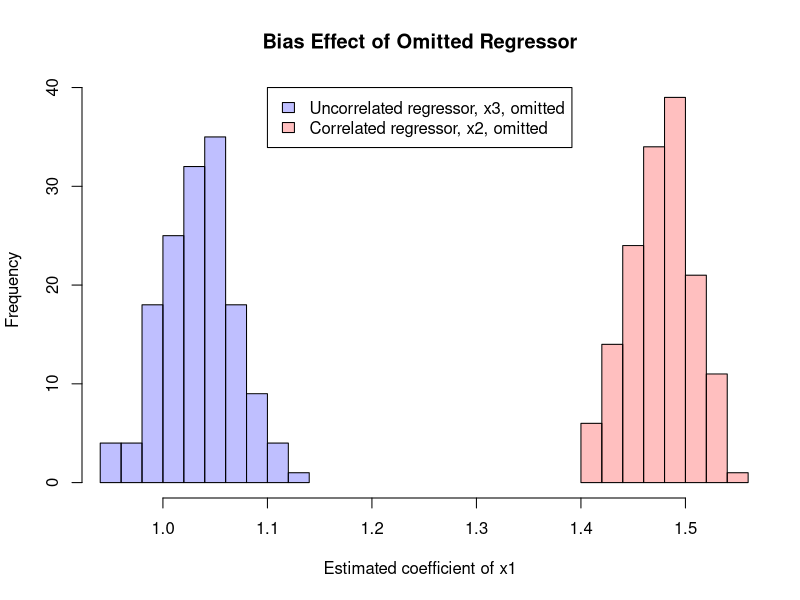
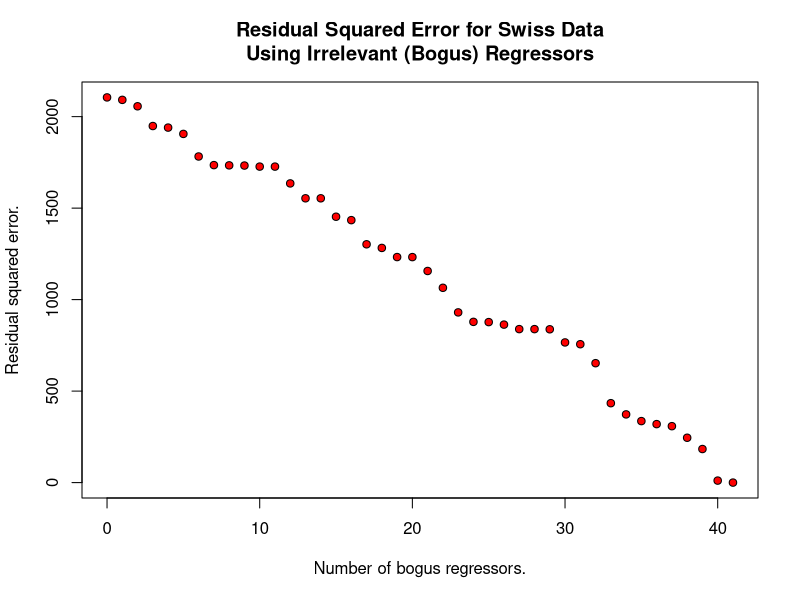

These charts were generated, in order, by the following R code:
## ---- chunk 1
knitr::opts_chunk$set(echo = TRUE)
library(car)
## ---- chunk 2
n = 100; x = rnorm(n); x2 = rnorm(n); x3 = rnorm(n)
y = 1 + x + x2 + x3 + rnorm(n, sd = .1)

ey = resid(lm(y ~ x2 + x3)) # Linear effect of X2 & X3 removed from Y
ex = resid(lm(x ~ x2 + x3)) # Linear effect of X2 & X3 removed from X1

# Slope of X1; beta_1 = 
sum(ey * ex) / sum(ex ^ 2) # Coef beta_1 formula
coef(lm(ey ~ ex - 1)) # Same value as above
# 'Regression through the origin (-1 ) with the linear relationships with the other regressors (X2 &X3 here) removed from both the regressor (X1) and outcome (Y) by taking residuals.'

# Again repeating
coef(lm(y ~ x + x2 + x3))[2] # Coef of X has value same as when effect of other regressors were removed from Y & X (by taking their residuals) and doing a lm through the origin.

## ---- chunk 3
makelms <- function(x1, x2, x3){
  # Simulate a dependent variable, y, as x1 plus a normally distributed error of mean 0 and standard deviation .3.
  y <- x1 + rnorm(length(x1), sd = .3)
  # Find the coefficient of x1 in 3 nested linear models, the first including only the predictor x1, the second x1 and x2, the third x1, x2, and x3.
  c(coef(lm(y ~ x1))[2], 
    coef(lm(y ~ x1 + x2))[2], 
    coef(lm(y ~ x1 + x2 + x3))[2])
}

## ---- chunk 4

# Regressor generation process 1.
rgp1 <- function(){
  print("Processing. Please wait.")
  # number of samples per simulation
  n <- 100
  # number of simulations
  nosim <- 1000
  # set seed for reproducibility
  set.seed(4321)
  # Point A
  x1 <- rnorm(n)
  x2 <- rnorm(n)
  x3 <- rnorm(n)
  # Point B
  betas <- sapply(1 : nosim, function(i)makelms(x1, x2, x3))
  round(apply(betas, 1, var), 5)
}

# Regressor generation process 2.
rgp2 <- function(){
  print("Processing. Please wait.")
  # number of samples per simulation
  n <- 100
  # number of simulations
  nosim <- 1000
  # set seed for reproducibility
  set.seed(4321)
  # Point C
  x1 <- rnorm(n)
  x2 <- x1/sqrt(2) + rnorm(n) /sqrt(2)
  x3 <- x1 * 0.95 + rnorm(n) * sqrt(1 - 0.95^2)
  # Point D
  betas <- sapply(1 : nosim, function(i)makelms(x1, x2, x3))
  round(apply(betas, 1, var), 5)
}


## ---- chunk 5
print(rgp1())
## ---- chunk 6
print(rgp2())
## ---- chunk 7
data(swiss)
mdl <- lm(Fertility~. , swiss )

# Calculate the VIF's for each of the regressors
vif(mdl)
## ---- chunk 8
mdl2 <- lm(Fertility ~ Agriculture + Education + Catholic + Infant.Mortality, swiss)
vif(mdl2)
## ---- chunk 9
simbias <- function(seed=8765){
  # The default seed guarantees a nice histogram. This is the only
  # reason that accepting the default, x1c <- simbias(), is required in the lesson. 
  # The effect will be evident with other seeds as well.
  set.seed(seed) 
  temp <- rnorm(100)
  # Point A
  x1 <- (temp + rnorm(100))/sqrt(2)
  x2 <- (temp + rnorm(100))/sqrt(2)
  x3 <- rnorm(100)
  # Function to simulate regression of y on 2 variables.
  f <- function(k){
    # Point B
    y <- x1 + x2 + x3 + .3*rnorm(100)
    # Point C
    c(lm(y ~ x1 + x2)$coef[2],
       lm(y ~ x1 + x3)$coef[2])
  }
  # Point D
  sapply(1:150, f)
}

## ---- chunk 10
x1c <- simbias()
## ---- chunk 11
apply(x1c, 1, mean)
## ---- chunk 12

# Plot histograms illustrating bias in estimates of a regressor
# coefficient 1) when an uncorrelated regressor is missing and
# 2) when a correlated regressor is missing.
x1hist <- function(x1c){
  p1 <- hist(x1c[1,], plot=FALSE)
  p2 <- hist(x1c[2,], plot=FALSE)
  yrange <- c(0, max(p1$counts, p2$counts))
  plot(p1, col=rgb(0,0,1,1/4), xlim=range(x1c), ylim=yrange, xlab="Estimated coefficient of x1",
        main="Bias Effect of Omitted Regressor")
  plot(p2, col=rgb(1,0,0,1/4), xlim=range(x1c), ylim=yrange, add=TRUE)
  legend(1.1, 40, c("Uncorrelated regressor, x3, omitted", "Correlated regressor, x2, omitted"),
         fill=c(rgb(0,0,1,1/4), rgb(1,0,0,1/4)))
}
x1hist(x1c)

## ---- chunk 13
# Illustrate the effect of bogus regressors on residual squared error.
bogus <- function(){
  temp <- swiss
  # Add 41 columns of random regressors to a copy of the swiss data.
  for(n in 1:41){temp[,paste0("random",n)] <- rnorm(nrow(temp))}
  # Define a function to compute the deviance of Fertility regressed
  # on all regressors up to column n. The function, deviance(model), computes
  # the residual sum of squares of the model given as its argument.
  f <- function(n){deviance(lm(Fertility ~ ., temp[,1:n]))}
  # Apply f to data from n=6, i.e., the legitimate regressors,
  # through n=47, i.e., a full complement of bogus regressors.
  rss <- sapply(6:47, f)
  # Display result.
  plot(0:41, rss, xlab="Number of bogus regressors.", ylab="Residual squared error.",
       main="Residual Squared Error for Swiss Data\nUsing Irrelevant (Bogus) Regressors",
       pch=21, bg='red')
}
bogus()


## ---- chunk 14

# regress Fertility on Agriculture
fit1 <- lm(Fertility ~ Agriculture, swiss)

# regress Fertility on Agriculture & 2 additional params Examination & Education
fit3 <- lm(Fertility ~ Agriculture + Examination + Education , swiss)

# ANOVA
anova(fit1, fit3)
